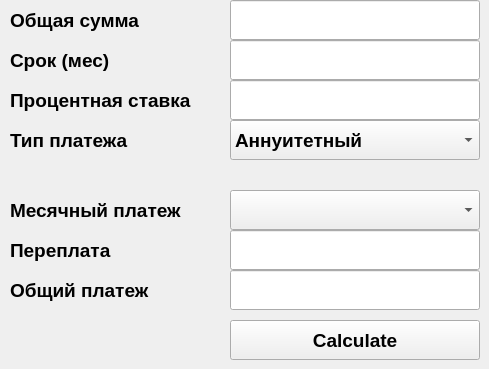
    <widget class="QWidget" name="credit_tab">
     <attribute name="title">
      <string>Credit</string>
     </attribute>
     <widget class="QLabel" name="credit_label1">
      <property name="geometry">
       <rect>
        <x>10</x>
        <y>0</y>
        <width>200</width>
        <height>40</height>
       </rect>
      </property>
      <property name="font">
       <font>
        <family>Ubuntu</family>
        <pointsize>14</pointsize>
        <italic>false</italic>
        <bold>true</bold>
       </font>
      </property>
      <property name="styleSheet">
       <string notr="true"/>
      </property>
      <property name="text">
       <string>Общая сумма</string>
      </property>
     </widget>
     <widget class="QLabel" name="credit_label2">
      <property name="geometry">
       <rect>
        <x>10</x>
        <y>40</y>
        <width>200</width>
        <height>40</height>
       </rect>
      </property>
      <property name="font">
       <font>
        <family>Ubuntu</family>
        <pointsize>14</pointsize>
        <italic>false</italic>
        <bold>true</bold>
       </font>
      </property>
      <property name="styleSheet">
       <string notr="true"/>
      </property>
      <property name="text">
       <string>Срок (мес)</string>
      </property>
     </widget>
     <widget class="QLabel" name="credit_label3">
      <property name="geometry">
       <rect>
        <x>10</x>
        <y>80</y>
        <width>200</width>
        <height>40</height>
       </rect>
      </property>
      <property name="font">
       <font>
        <family>Ubuntu</family>
        <pointsize>14</pointsize>
        <italic>false</italic>
        <bold>true</bold>
       </font>
      </property>
      <property name="styleSheet">
       <string notr="true"/>
      </property>
      <property name="text">
       <string>Процентная ставка</string>
      </property>
     </widget>
     <widget class="QLabel" name="credit_label4">
      <property name="geometry">
       <rect>
        <x>10</x>
        <y>120</y>
        <width>200</width>
        <height>40</height>
       </rect>
      </property>
      <property name="font">
       <font>
        <family>Ubuntu</family>
        <pointsize>14</pointsize>
        <italic>false</italic>
        <bold>true</bold>
       </font>
      </property>
      <property name="styleSheet">
       <string notr="true"/>
      </property>
      <property name="text">
       <string>Тип платежа</string>
      </property>
     </widget>
     <widget class="QLineEdit" name="sum_of_credit">
      <property name="geometry">
       <rect>
        <x>230</x>
        <y>0</y>
        <width>250</width>
        <height>40</height>
       </rect>
      </property>
      <property name="font">
       <font>
        <family>Ubuntu</family>
        <pointsize>14</pointsize>
        <italic>false</italic>
        <bold>true</bold>
       </font>
      </property>
      <property name="styleSheet">
       <string notr="true"/>
      </property>
     </widget>
     <widget class="QLineEdit" name="term_of_credit">
      <property name="geometry">
       <rect>
        <x>230</x>
        <y>40</y>
        <width>250</width>
        <height>40</height>
       </rect>
      </property>
      <property name="font">
       <font>
        <family>Ubuntu</family>
        <pointsize>14</pointsize>
        <italic>false</italic>
        <bold>true</bold>
       </font>
      </property>
      <property name="styleSheet">
       <string notr="true"/>
      </property>
     </widget>
     <widget class="QLineEdit" name="rate_of_credit">
      <property name="geometry">
       <rect>
        <x>230</x>
        <y>80</y>
        <width>250</width>
        <height>40</height>
       </rect>
      </property>
      <property name="font">
       <font>
        <family>Ubuntu</family>
        <pointsize>14</pointsize>
        <italic>false</italic>
        <bold>true</bold>
       </font>
      </property>
      <property name="styleSheet">
       <string notr="true"/>
      </property>
     </widget>
     <widget class="QComboBox" name="type_of_credit">
      <property name="geometry">
       <rect>
        <x>230</x>
        <y>120</y>
        <width>250</width>
        <height>40</height>
       </rect>
      </property>
      <property name="font">
       <font>
        <family>Ubuntu</family>
        <pointsize>14</pointsize>
        <italic>false</italic>
        <bold>true</bold>
       </font>
      </property>
      <property name="styleSheet">
       <string notr="true"/>
      </property>
      <item>
       <property name="text">
        <string>Аннуитетный</string>
       </property>
      </item>
      <item>
       <property name="text">
        <string>Дифференцированный</string>
       </property>
      </item>
     </widget>
     <widget class="QPushButton" name="calculate_credit_button">
      <property name="geometry">
       <rect>
        <x>230</x>
        <y>320</y>
        <width>250</width>
        <height>40</height>
       </rect>
      </property>
      <property name="font">
       <font>
        <family>Ubuntu</family>
        <pointsize>14</pointsize>
        <italic>false</italic>
        <bold>true</bold>
       </font>
      </property>
      <property name="text">
       <string>Calculate</string>
      </property>
     </widget>
     <widget class="QLabel" name="credit_label5">
      <property name="geometry">
       <rect>
        <x>10</x>
        <y>190</y>
        <width>200</width>
        <height>40</height>
       </rect>
      </property>
      <property name="font">
       <font>
        <family>Ubuntu</family>
        <pointsize>14</pointsize>
        <italic>false</italic>
        <bold>true</bold>
       </font>
      </property>
      <property name="styleSheet">
       <string notr="true"/>
      </property>
      <property name="text">
       <string>Месячный платеж</string>
      </property>
     </widget>
     <widget class="QLabel" name="credit_label6">
      <property name="geometry">
       <rect>
        <x>10</x>
        <y>230</y>
        <width>200</width>
        <height>40</height>
       </rect>
      </property>
      <property name="font">
       <font>
        <family>Ubuntu</family>
        <pointsize>14</pointsize>
        <italic>false</italic>
        <bold>true</bold>
       </font>
      </property>
      <property name="styleSheet">
       <string notr="true"/>
      </property>
      <property name="text">
       <string>Переплата</string>
      </property>
     </widget>
     <widget class="QLabel" name="credit_label7">
      <property name="geometry">
       <rect>
        <x>10</x>
        <y>270</y>
        <width>200</width>
        <height>40</height>
       </rect>
      </property>
      <property name="font">
       <font>
        <family>Ubuntu</family>
        <pointsize>14</pointsize>
        <italic>false</italic>
        <bold>true</bold>
       </font>
      </property>
      <property name="styleSheet">
       <string notr="true"/>
      </property>
      <property name="text">
       <string>Общий платеж</string>
      </property>
     </widget>
     <widget class="QLineEdit" name="overpayment_credit">
      <property name="geometry">
       <rect>
        <x>230</x>
        <y>230</y>
        <width>250</width>
        <height>40</height>
       </rect>
      </property>
      <property name="font">
       <font>
        <family>Ubuntu</family>
        <pointsize>14</pointsize>
        <italic>false</italic>
        <bold>true</bold>
       </font>
      </property>
      <property name="styleSheet">
       <string notr="true"/>
      </property>
      <property name="readOnly">
       <bool>true</bool>
      </property>
     </widget>
     <widget class="QLineEdit" name="total_payout_credit">
      <property name="geometry">
       <rect>
        <x>230</x>
        <y>270</y>
        <width>250</width>
        <height>40</height>
       </rect>
      </property>
      <property name="font">
       <font>
        <family>Ubuntu</family>
        <pointsize>14</pointsize>
        <italic>false</italic>
        <bold>true</bold>
       </font>
      </property>
      <property name="styleSheet">
       <string notr="true"/>
      </property>
      <property name="readOnly">
       <bool>true</bool>
      </property>
     </widget>
     <widget class="QComboBox" name="monpayment_box">
      <property name="geometry">
       <rect>
        <x>230</x>
        <y>190</y>
        <width>250</width>
        <height>40</height>
       </rect>
      </property>
      <property name="font">
       <font>
        <family>Ubuntu</family>
        <pointsize>14</pointsize>
        <italic>false</italic>
        <bold>true</bold>
       </font>
      </property>
      <property name="styleSheet">
       <string notr="true"/>
      </property>
     </widget>
    </widget>
